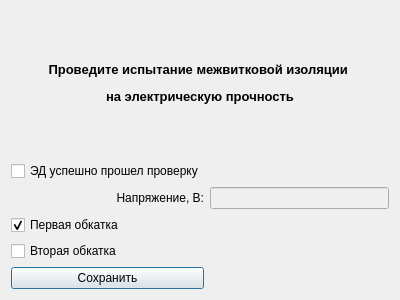
<?xml version="1.0" encoding="UTF-8"?>
<ui version="4.0">
 <class>window_experience_12</class>
 <widget class="QDialog" name="window_experience_12">
  <property name="geometry">
   <rect>
    <x>0</x>
    <y>0</y>
    <width>400</width>
    <height>300</height>
   </rect>
  </property>
  <property name="windowTitle">
   <string>Dialog</string>
  </property>
  <layout class="QHBoxLayout" name="horizontalLayout">
   <item>
    <layout class="QGridLayout" name="gridLayout">
     <item row="2" column="1">
      <widget class="QLabel" name="label_2">
       <property name="text">
        <string>&lt;html&gt;&lt;head/&gt;&lt;body&gt;&lt;p align=&quot;right&quot;&gt;Напряжение, В:&lt;/p&gt;&lt;/body&gt;&lt;/html&gt;</string>
       </property>
      </widget>
     </item>
     <item row="3" column="1">
      <widget class="QCheckBox" name="checkBox_first_run_in">
       <property name="text">
        <string>Первая обкатка</string>
       </property>
       <property name="checked">
        <bool>true</bool>
       </property>
      </widget>
     </item>
     <item row="4" column="1">
      <widget class="QCheckBox" name="checkBox_second_run_in">
       <property name="text">
        <string>Вторая обкатка</string>
       </property>
      </widget>
     </item>
     <item row="5" column="1">
      <widget class="QPushButton" name="pushButton_TestingIsolationInterTurn_of_SEM_save">
       <property name="text">
        <string>Сохранить</string>
       </property>
      </widget>
     </item>
     <item row="1" column="1">
      <widget class="QCheckBox" name="checkBox_TestingIsolationInterTurn_of_SEM_result">
       <property name="text">
        <string>ЭД успешно прошел проверку</string>
       </property>
      </widget>
     </item>
     <item row="2" column="2">
      <widget class="QLineEdit" name="lineEdit_TestingIsolationInterTurn_of_SEM_Nominal">
       <property name="enabled">
        <bool>false</bool>
       </property>
      </widget>
     </item>
     <item row="0" column="1" colspan="2">
      <widget class="QLabel" name="label">
       <property name="text">
        <string>&lt;html&gt;&lt;head/&gt;&lt;body&gt;&lt;p align=&quot;center&quot;&gt;&lt;span style=&quot; font-size:10pt; font-weight:600;&quot;&gt;Проведите испытание межвитковой изоляции &lt;/span&gt;&lt;/p&gt;&lt;p align=&quot;center&quot;&gt;&lt;span style=&quot; font-size:10pt; font-weight:600;&quot;&gt;на электрическую прочность&lt;/span&gt;&lt;/p&gt;&lt;/body&gt;&lt;/html&gt;</string>
       </property>
      </widget>
     </item>
    </layout>
   </item>
  </layout>
 </widget>
 <resources/>
 <connections/>
</ui>
